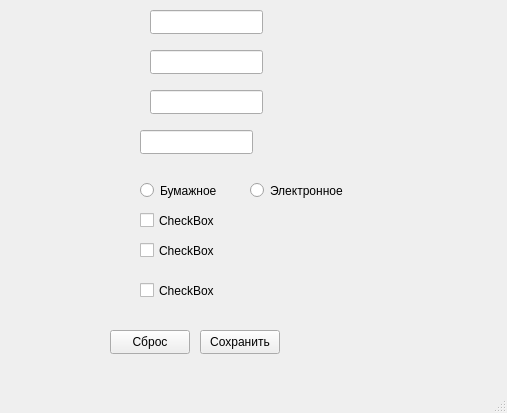
<?xml version="1.0" encoding="UTF-8"?>
<ui version="4.0">
 <class>MainWindow</class>
 <widget class="QMainWindow" name="MainWindow">
  <property name="geometry">
   <rect>
    <x>0</x>
    <y>0</y>
    <width>507</width>
    <height>413</height>
   </rect>
  </property>
  <property name="windowTitle">
   <string>MainWindow</string>
  </property>
  <widget class="QWidget" name="centralwidget">
   <widget class="QPushButton" name="resetButton">
    <property name="geometry">
     <rect>
      <x>110</x>
      <y>330</y>
      <width>80</width>
      <height>24</height>
     </rect>
    </property>
    <property name="text">
     <string>Сброс</string>
    </property>
   </widget>
   <widget class="QPushButton" name="saveButton">
    <property name="geometry">
     <rect>
      <x>200</x>
      <y>330</y>
      <width>80</width>
      <height>24</height>
     </rect>
    </property>
    <property name="text">
     <string>Сохранить</string>
    </property>
   </widget>
   <widget class="QLineEdit" name="authorEdit">
    <property name="geometry">
     <rect>
      <x>150</x>
      <y>10</y>
      <width>113</width>
      <height>24</height>
     </rect>
    </property>
   </widget>
   <widget class="QLineEdit" name="titleEdit">
    <property name="geometry">
     <rect>
      <x>150</x>
      <y>50</y>
      <width>113</width>
      <height>24</height>
     </rect>
    </property>
   </widget>
   <widget class="QLineEdit" name="codeEdit">
    <property name="geometry">
     <rect>
      <x>150</x>
      <y>90</y>
      <width>113</width>
      <height>24</height>
     </rect>
    </property>
   </widget>
   <widget class="QLineEdit" name="ratioEdit">
    <property name="geometry">
     <rect>
      <x>140</x>
      <y>130</y>
      <width>113</width>
      <height>24</height>
     </rect>
    </property>
   </widget>
   <widget class="QRadioButton" name="radioPaper">
    <property name="geometry">
     <rect>
      <x>140</x>
      <y>180</y>
      <width>90</width>
      <height>21</height>
     </rect>
    </property>
    <property name="text">
     <string>Бумажное</string>
    </property>
   </widget>
   <widget class="QRadioButton" name="radioElectronic">
    <property name="geometry">
     <rect>
      <x>250</x>
      <y>180</y>
      <width>121</width>
      <height>21</height>
     </rect>
    </property>
    <property name="text">
     <string>Электронное</string>
    </property>
   </widget>
   <widget class="QCheckBox" name="genreDetective">
    <property name="geometry">
     <rect>
      <x>140</x>
      <y>210</y>
      <width>76</width>
      <height>21</height>
     </rect>
    </property>
    <property name="text">
     <string>CheckBox</string>
    </property>
   </widget>
   <widget class="QCheckBox" name="genreFantasy">
    <property name="geometry">
     <rect>
      <x>140</x>
      <y>240</y>
      <width>76</width>
      <height>21</height>
     </rect>
    </property>
    <property name="text">
     <string>CheckBox</string>
    </property>
   </widget>
   <widget class="QCheckBox" name="genreRomance">
    <property name="geometry">
     <rect>
      <x>140</x>
      <y>280</y>
      <width>76</width>
      <height>21</height>
     </rect>
    </property>
    <property name="text">
     <string>CheckBox</string>
    </property>
   </widget>
  </widget>
  <widget class="QMenuBar" name="menubar">
   <property name="geometry">
    <rect>
     <x>0</x>
     <y>0</y>
     <width>507</width>
     <height>21</height>
    </rect>
   </property>
  </widget>
  <widget class="QStatusBar" name="statusbar"/>
 </widget>
 <resources/>
 <connections/>
</ui>
